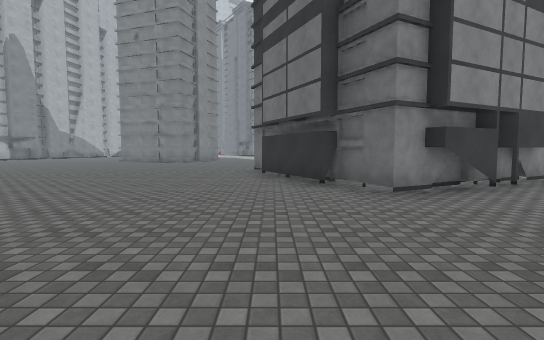
View 1 (above)

24 first-person views from a walk through a 3-D level made in the Unity game engine. The camera is 1.4 m above the floor, tilts 4° down and sees 85° across. The floor is counted in squares, 2 m on a side. Each view is taken from the middle of a square. On the plan, view 1 faces up. The plan holds only what a view shows up to about 10 squares ahead; the rest is blank. The place goes on beyond the plan. Surface patterns are stand-ins for the level's own textures.

View 2
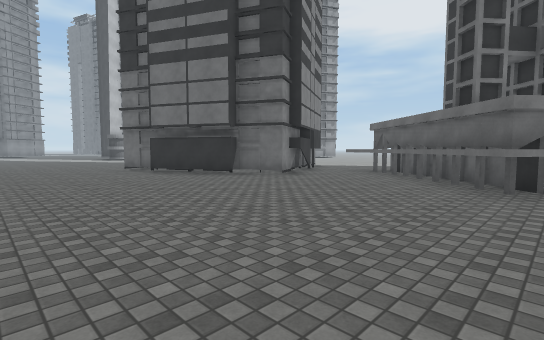

View 3
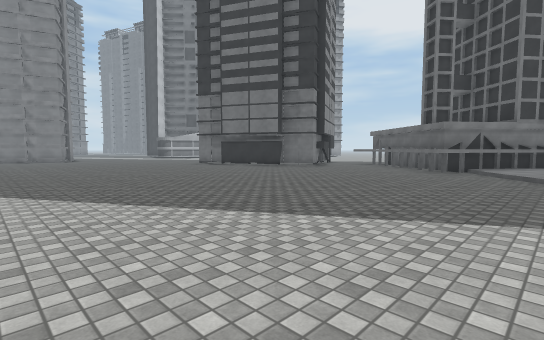

View 4
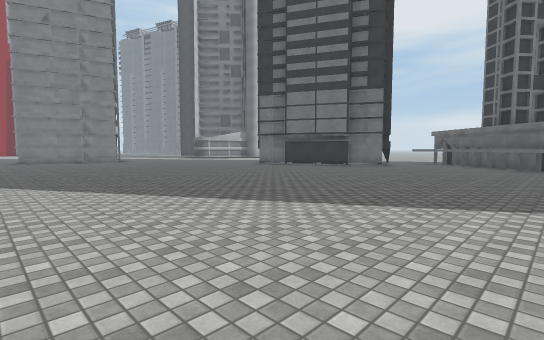

View 5
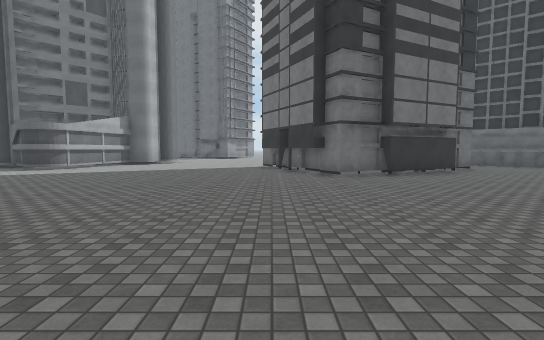

View 6
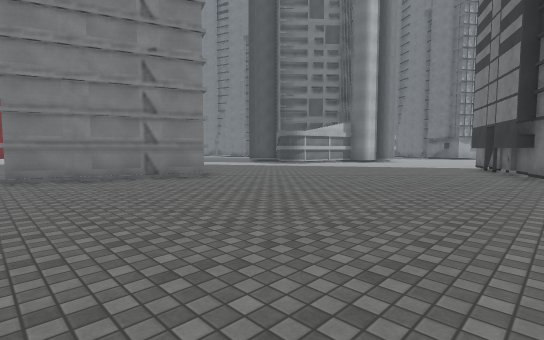

View 7
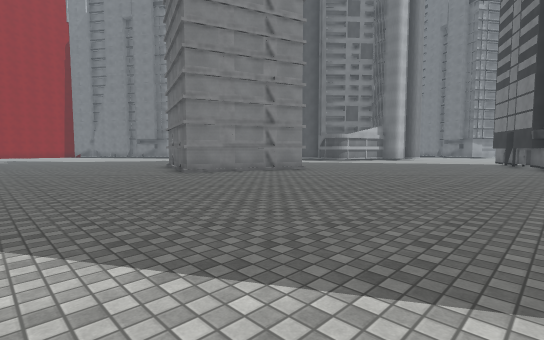

View 8
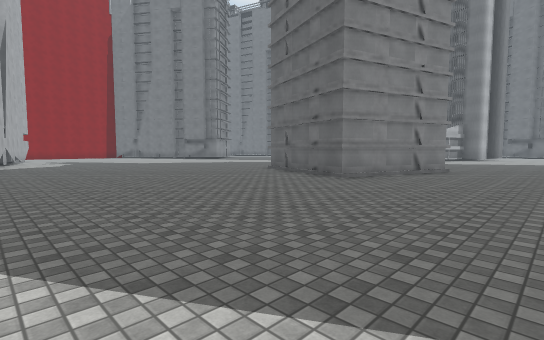

View 9
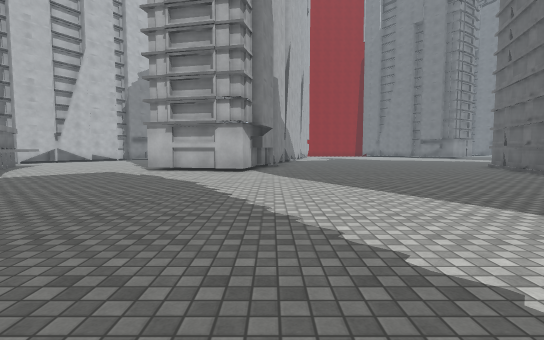

View 10
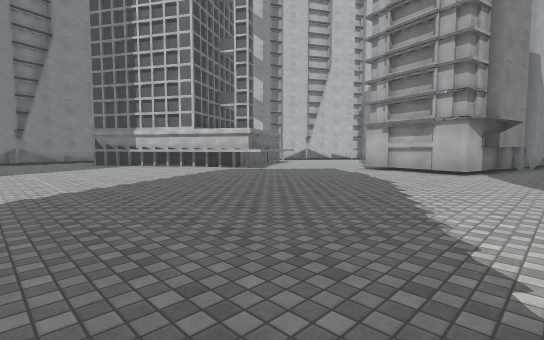

View 11
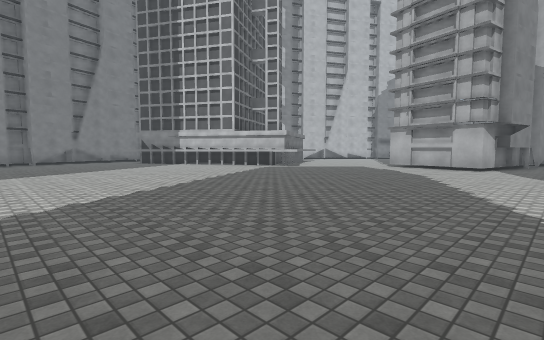

View 12
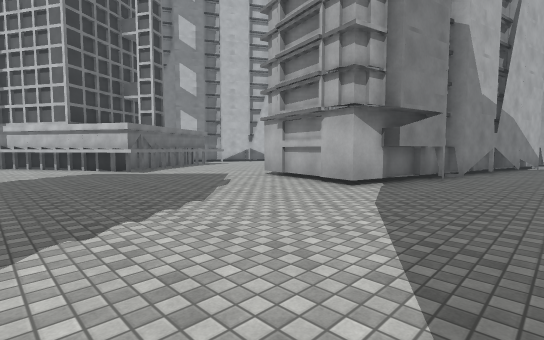

View 13
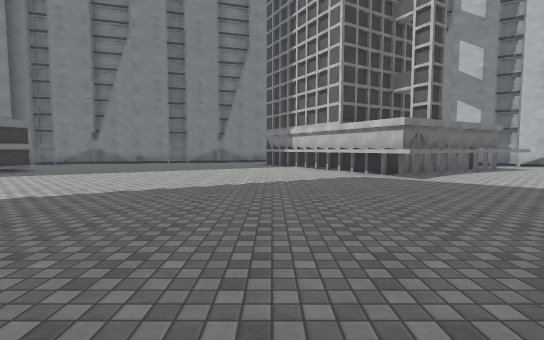

View 14
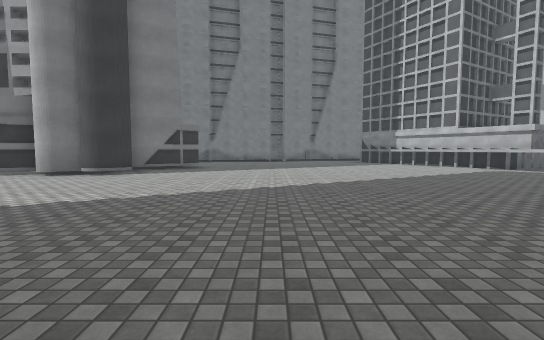

View 15
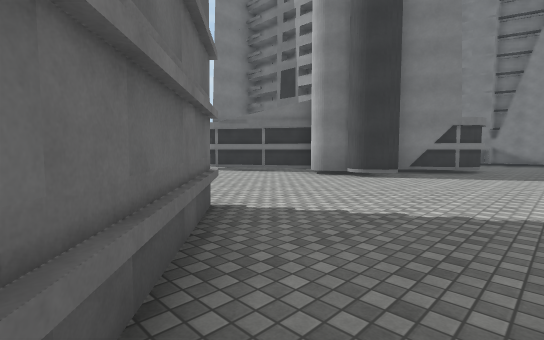

View 16
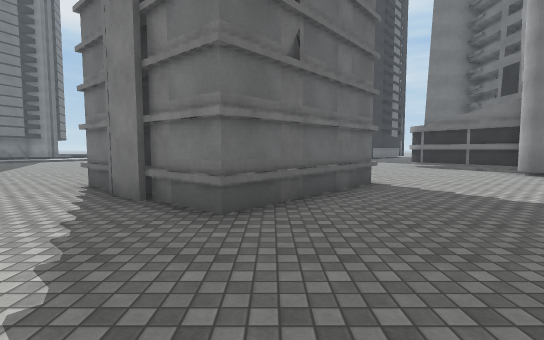

View 17
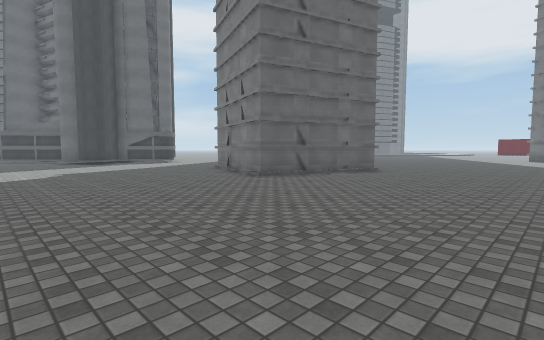

View 18
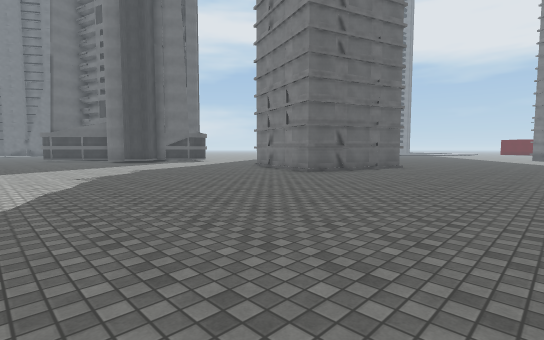

View 19
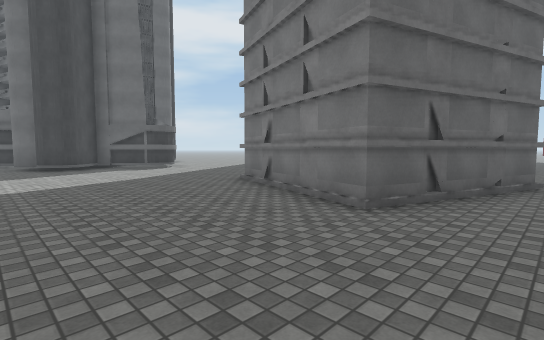

View 20
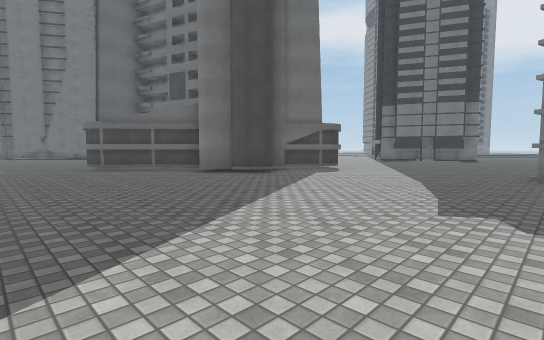

View 21
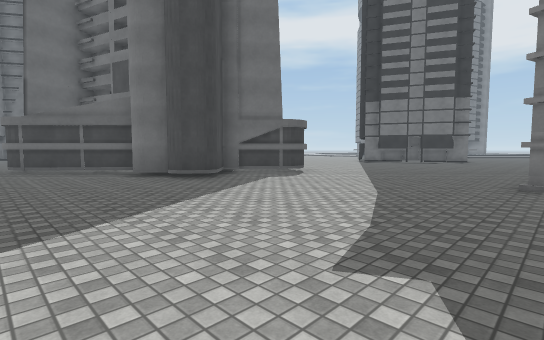

View 22
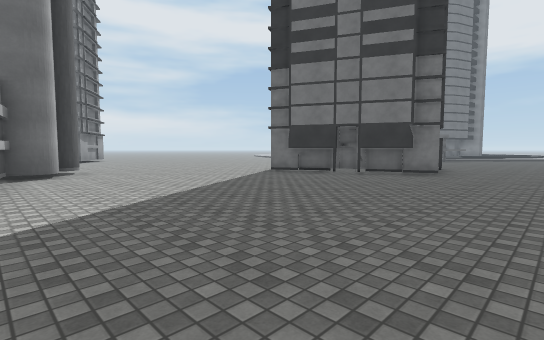

View 23
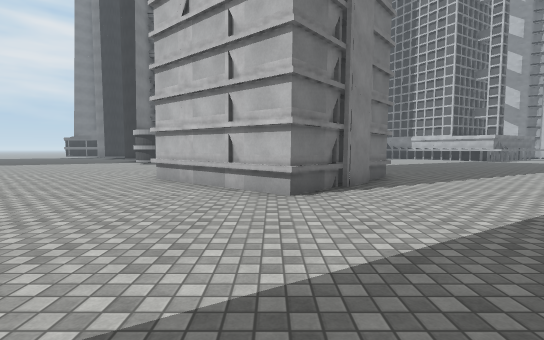

View 24
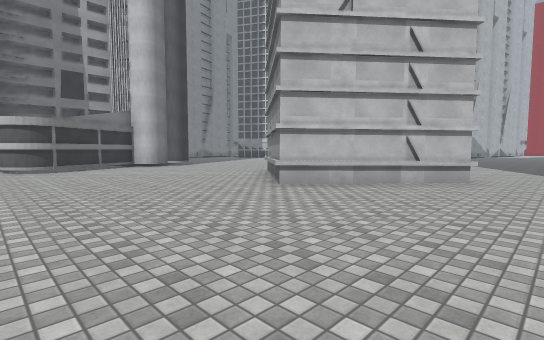

### Floor plan
Points are (right, up) in squares from view 1. A wall is a line through its corners. A room is listed if a view was taken in it or the views show most of it. See-through windows are left out.
Room 1 (views 1, 2, 3, 4, 5, 6, 7, 8, 9, 10, 11, 12, 13, 14, 15, 16, 17, 18, 19, 20, 21, 22, 23, 24)
walls: (-4.7, 15.6) (-8.6, 17) (-7.3, 20.7) (-3.4, 19.4); (-13.3, 6.1) (-12.4, 5.4); (-12.6, 5.3) (-11.4, 4.3) (-14, 1.3) (-14.7, 1.8); (-13.3, 5.5) (-12.9, 5.2); (-15.9, 20.5) (-16.3, 18.8) (-16.7, 18.9) (-16.9, 18.1) (-20.1, 18.8); (-16.5, 20.4) (-16.8, 19.3); (-16.1, 21.5) (-16.4, 20.2); (0.1, 9.5) (-0.1, 9.9) (1.2, 10.5); (-16.1, 22.3) (-16.2, 21.8); (-16.4, 3.3) (-17.1, 3.9) (-14.5, 6.9) (-13.3, 5.9); (-14.9, 2) (-15.9, 2.9); (1.9, 10.4) (1.7, 10.8) (3, 11.4); (-15.7, 24.1) (-15.9, 23.3); (1.9, 19.3) (3.2, 20.8) (2.3, 21.6); (-14.7, 26) (-15.8, 21.2); (-23.7, 17.3) (-22.7, 16.1) (-25.4, 15); (-24.4, 16.7) (-24.1, 16); (-22.2, 3.9) (-21.9, 3.3); (2.2, 22.1) (2.7, 22.6); (-25.3, 14.9) (-26.5, 14.3); (-22.1, 2.9) (-21.8, 2.2); (3.9, 5.1) (2.6, 4.4) (2.4, 4.8); (4.2, 5.6) (1.8, 4.4) (1.2, 5.6) (0.9, 5.5) (-0.3, 7.9) (0, 8.1) (-0.5, 9.3) (3.7, 11.4); (5.6, 17) (5.7, 17.5) (4.7, 17.7); (3.1, 22.4) (3.7, 23.1); (-25.5, 18.5) (-25.3, 18.1); (-25.1, 19.6) (-23.7, 17.2); (-24.7, 5) (-23.7, 3.4); (-22.3, 1.5) (-20.6, -1.6); (6.5, 16.4) (5.8, 16.6); (-25.8, 19.1) (-25.6, 18.6); (4.1, 3) (4.9, 4.3); (2.1, 0.6) (3.2, 1.7) (4.2, 3); (4.6, 22.7) (6.9, 25.3); (-26, 20.6) (-23.6, 16.3) (-26.6, 14.6); (-25.9, 21.6) (-25, 19.5); (3.2, 0.3) (3.5, 0.7); (2.2, -0.8) (3.1, 0.2); (3.4, -2) (0.9, -0.5) (2.1, 0.5); (3.9, -2.5) (3.3, -2.1); (4.4, -2.5) (1.8, -0.4) (5.1, 3.5)
low walls: (-15.3, 25.7) (-15.5, 25)
ways out: opening at (5.4, 13); gap at (2, 0)

Where each view was taken, in squares from view 1:
view 1: 0 up, 0 right, facing up
view 2: 1 down, 4 left, facing up-right
view 3: 3 down, 8 left, facing up-right
view 4: 1 down, 10 left, facing up-right
view 5: 11 up, 8 left, facing right
view 6: 9 up, 9 left, facing up-right
view 7: 9 up, 13 left, facing up-right
view 8: 13 up, 15 left, facing up-right
view 9: 9 up, 16 left, facing up
view 10: 9 up, 15 left, facing up-left
view 11: 7 up, 15 left, facing up-left
view 12: 13 up, 14 left, facing up-left
view 13: 13 up, 16 left, facing left
view 14: 8 up, 14 left, facing left
view 15: 7 up, 15 left, facing down-left
view 16: 10 up, 15 left, facing down
view 17: 26 up, 13 left, facing down-right
view 18: 28 up, 13 left, facing down-right
view 19: 24 up, 9 left, facing down-right
view 20: 28 up, 4 left, facing down-right
view 21: 26 up, 4 left, facing down-right
view 22: 18 up, 3 left, facing down-right
view 23: 4 up, 7 left, facing left
view 24: 3 down, 10 left, facing up-left
